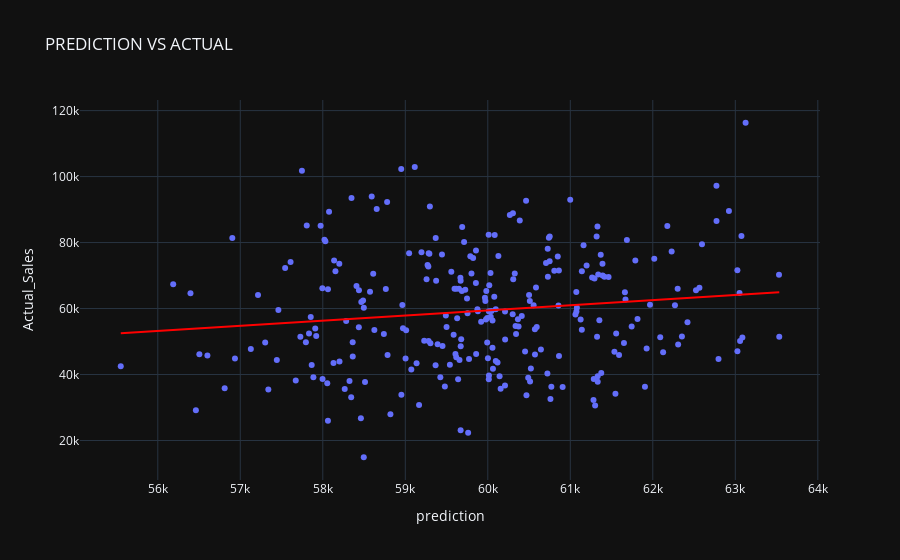

The cell this chart's notebook holds for it:
### Code cell
px.scatter(data, 'prediction','Actual_Sales', trendline='ols',trendline_color_override='Red',template='plotly_dark',
           title='PREDICTION VS ACTUAL')

### Figure 1 — Plotly figure (JSON) as saved in the notebook; plotly's stock layout.template omitted (floating-point values rounded to 4 significant figures; data arrays with more than 128 entries replaced by an {"elided": "..."} marker saying what was removed)
{"data": [{"hovertemplate": "prediction=%{x}<br>Actual_Sales=%{y}<extra></extra>", "legendgroup": "", "marker": {"color": "#636efa", "symbol": "circle"}, "mode": "markers", "name": "", "orientation": "v", "showlegend": false, "type": "scatter", "x": {"elided": "269 float values"}, "xaxis": "x", "y": {"elided": "269 int values"}, "yaxis": "y"}, {"hovertemplate": "<b>OLS trendline</b><br>Actual_Sales = 1.5544 * prediction + -33812.2<br>R<sup>2</sup>=0.019369<br><br>prediction=%{x}<br>Actual_Sales=%{y} <b>(trend)</b><extra></extra>", "legendgroup": "", "line": {"color": "Red"}, "marker": {"color": "#636efa", "symbol": "circle"}, "mode": "lines", "name": "", "showlegend": false, "type": "scatter", "x": {"elided": "269 float values"}, "xaxis": "x", "y": {"elided": "269 float values"}, "yaxis": "y"}], "layout": {"legend": {"tracegroupgap": 0}, "title": {"text": "PREDICTION VS ACTUAL"}, "xaxis": {"anchor": "y", "domain": [0, 1], "title": {"text": "prediction"}}, "yaxis": {"anchor": "x", "domain": [0, 1], "title": {"text": "Actual_Sales"}}}}
